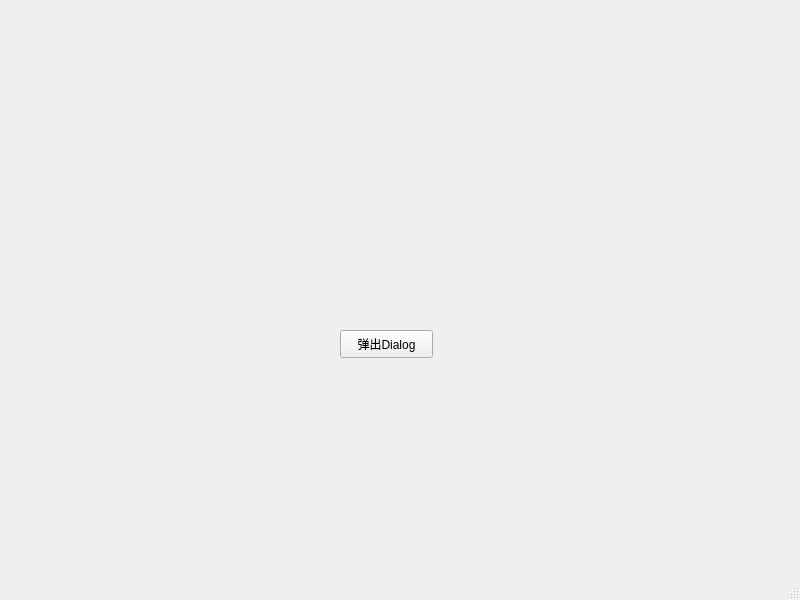
<?xml version="1.0" encoding="UTF-8"?>
<ui version="4.0">
 <class>MainWindow</class>
 <widget class="QMainWindow" name="MainWindow">
  <property name="geometry">
   <rect>
    <x>0</x>
    <y>0</y>
    <width>800</width>
    <height>600</height>
   </rect>
  </property>
  <property name="windowTitle">
   <string>MainWindow</string>
  </property>
  <widget class="QWidget" name="centralwidget">
   <widget class="QPushButton" name="pushButton">
    <property name="geometry">
     <rect>
      <x>340</x>
      <y>330</y>
      <width>93</width>
      <height>28</height>
     </rect>
    </property>
    <property name="text">
     <string>弹出Dialog</string>
    </property>
   </widget>
  </widget>
  <widget class="QMenuBar" name="menubar">
   <property name="geometry">
    <rect>
     <x>0</x>
     <y>0</y>
     <width>800</width>
     <height>26</height>
    </rect>
   </property>
  </widget>
  <widget class="QStatusBar" name="statusbar"/>
 </widget>
 <resources/>
 <connections/>
</ui>
